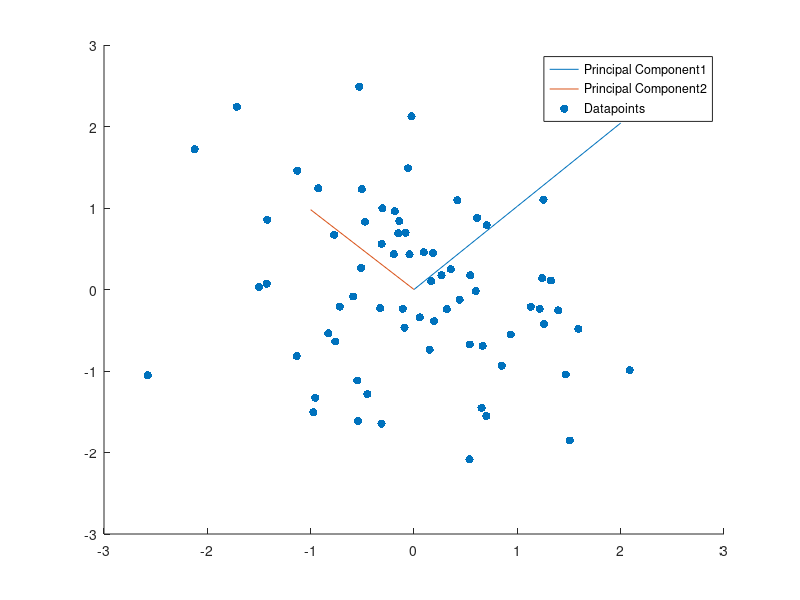

The MATLAB script that drew this image:
% Principal component analysis
data_points=randn(70,2);
data_points=data_points';
data_mean=[mean(data_points(1,:)); mean(data_points(2,:))];
uncorrelated_data=data_points-data_mean;
covariance=[0 0; 0 0];
for j=1:10
        covariance=covariance+(uncorrelated_data(:,j))*(uncorrelated_data(:,j))';
end
covariance=covariance/length(data_points)-1;
[eigen_vector eigen_values]= eig(covariance);
c=scatter(uncorrelated_data(1,:),uncorrelated_data(2,:),'filled');hold on
x1=linspace(0,2,5);
y1=(eigen_vector(2,2)/eigen_vector(2,1))*x1;
x2=linspace(-1,0,2);
y2=eigen_vector(1,2)/eigen_vector(1,1)*x2;
a=plot(x1,y1); hold on;
b=plot(x2,y2);hold off
legend([a,b,c],'Principal Component1','Principal Component2', 'Datapoints');
